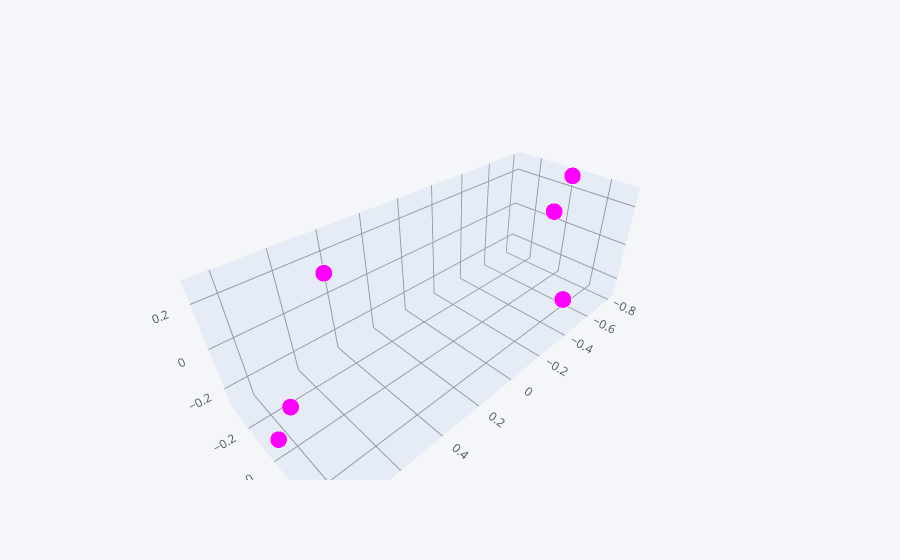

Notebook source saved alongside this figure:
### Code cell
Xm.iplot(kind='scatter3d',x=0,y=1,z=2,mode='markers',color='purple')

### Figure 1 — Plotly figure (JSON) as saved in the notebook; plotly's stock layout.template omitted (floating-point values rounded to 4 significant figures; data arrays with more than 128 entries replaced by an {"elided": "..."} marker saying what was removed)
{"data": [{"marker": {"color": {"elided": "1000 str values"}, "opacity": 0.8, "size": {"elided": "1000 int values"}, "symbol": "circle"}, "mode": "markers", "text": {"elided": "1000 str values"}, "type": "scatter3d", "x": {"elided": "1000 float values"}, "y": {"elided": "1000 float values"}, "z": {"elided": "1000 float values"}}], "layout": {"legend": {"bgcolor": "#F5F6F9", "font": {"color": "#4D5663"}}, "paper_bgcolor": "#F5F6F9", "plot_bgcolor": "#F5F6F9", "scene": {"xaxis": {"gridcolor": "#9499A3", "showgrid": true, "tickfont": {"color": "#4D5663"}, "title": {"font": {"color": "#4D5663"}, "text": ""}, "zerolinecolor": "#9499A3"}, "yaxis": {"gridcolor": "#9499A3", "showgrid": true, "tickfont": {"color": "#4D5663"}, "title": {"font": {"color": "#4D5663"}, "text": ""}, "zerolinecolor": "#9499A3"}, "zaxis": {"gridcolor": "#9499A3", "showgrid": true, "tickfont": {"color": "#4D5663"}, "title": {"font": {"color": "#4D5663"}, "text": ""}, "zerolinecolor": "#9499A3"}}, "title": {"font": {"color": "#4D5663"}}}}
